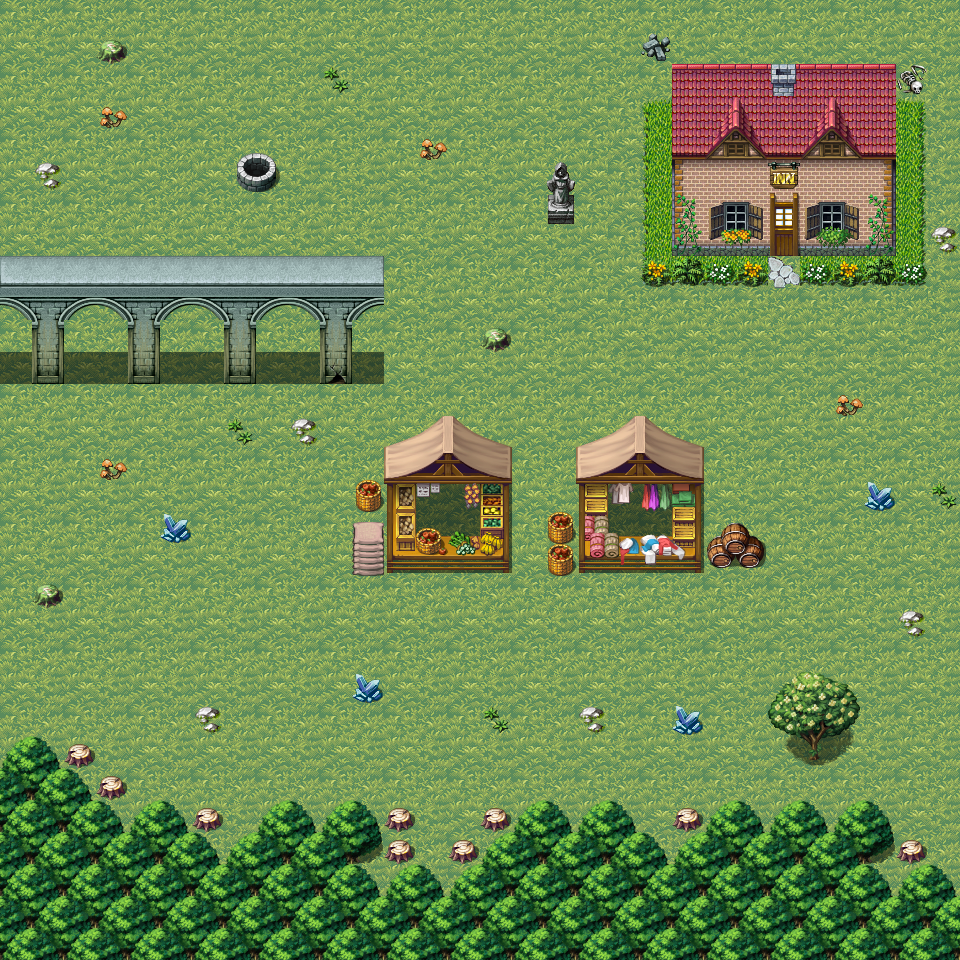

The image is a tile-based game level rendered from a .tmx file. Its description and source (layers, tilesets, objects; grid data summarised) follow:
An orthogonal 30x30 tile map with 32x32 px tiles, 4 tile layers (Background, bg2, Pickable, Foreground), 1 hidden layer not drawn, 2 tilesets and 1 object (SpawnPoint).

<map version="1.0" orientation="orthogonal" width="30" height="30" tilewidth="32" tileheight="32">
 <tileset firstgid="1" name="merged" tilewidth="32" tileheight="32">
  <image source="merged.png" width="512" height="3904" />
 </tileset>
 <tileset firstgid="1953" name="meta" tilewidth="32" tileheight="32">
  <image source="meta.png" width="64" height="64" />
  <tile id="0">
   <properties>
    <property name="Collidable" value="True" />
   </properties>
  </tile>
  <tile id="1">
   <properties>
    <property name="Collectable" value="True" />
   </properties>
  </tile>
  <tile id="2">
   <properties>
    <property name="Collidable" value="True" />
   </properties>
  </tile>
 </tileset>
 <layer name="Background" width="30" height="30">
  <properties>
   <property name="cc_vertexz" value="-1000" />
  </properties>
  <data>[900 cells, 900 non-empty, 4 distinct tile ids]</data>
 </layer>
 <layer name="bg2" width="30" height="30">
  <properties>
   <property name="cc_vertexz" value="-999" />
  </properties>
  <data>[900 cells, 246 non-empty, 70 distinct tile ids]</data>
 </layer>
 <objectgroup name="Objects" width="30" height="30">
  <object name="SpawnPoint" x="533" y="612" width="7" height="7" />
 </objectgroup>
 <layer name="Pickable" width="30" height="30">
  <properties>
   <property name="cc_vertexz" value="1" />
  </properties>
  <data>[900 cells, 4 non-empty, 1 distinct tile ids]</data>
 </layer>
 <layer name="Meta" width="30" height="30" visible="0">
  <data>[900 cells, 133 non-empty, 2 distinct tile ids]</data>
 </layer>
 <layer name="Foreground" width="30" height="30">
  <properties>
   <property name="" value="" />
   <property name="cc_vertexz" value="2" />
  </properties>
  <data>[900 cells, 120 non-empty, 49 distinct tile ids]</data>
 </layer>
</map>